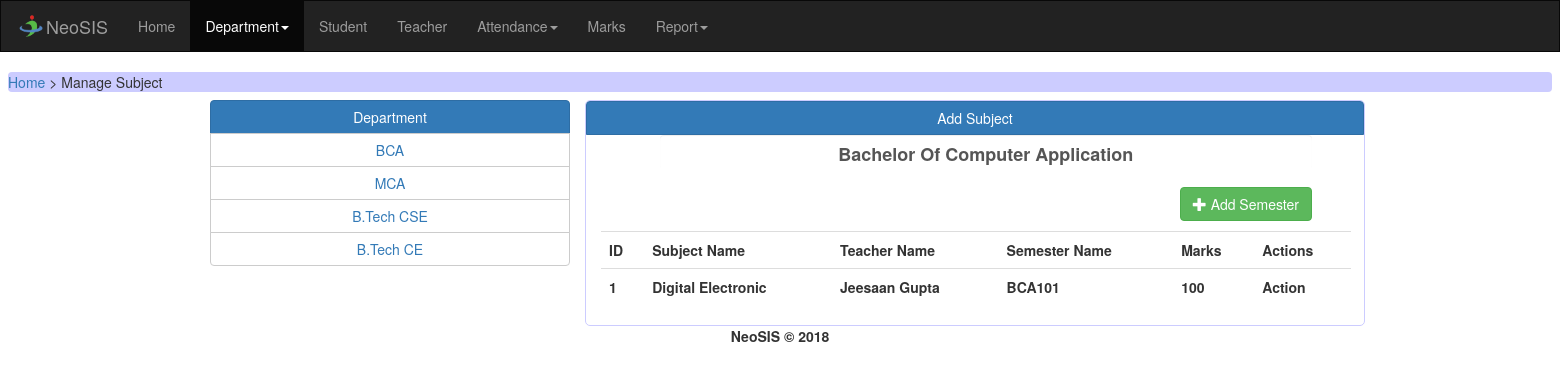
Screenshot of /mansub.php?page=Bachelor Of Computer Application1 with the database file from the repository.
### tables this page shows
CREATE TABLE `dept_info` (
  `ID_dept` int(10) NOT NULL,
  `dept_name` varchar(100) NOT NULL,
  `dept_abbri` varchar(15) NOT NULL
);

CREATE TABLE `subject_info` (
  `ID_sub` int(10) NOT NULL,
  `sub_name` varchar(100) NOT NULL,
  `marks` int(4) NOT NULL,
  `ID_teach` int(10) NOT NULL,
  `ID_sem` int(10) NOT NULL,
  `ID_dept` int(10) NOT NULL
);

CREATE TABLE `teacher_info` (
  `ID_teach` int(10) NOT NULL,
  `photo` longblob,
  `fst_name` text NOT NULL,
  `lst_name` text NOT NULL,
  `dob` text NOT NULL,
  `age` int(3) DEFAULT NULL,
  `mobile_no` int(10) NOT NULL,
  `email_id` varchar(100) DEFAULT NULL,
  `address` text NOT NULL,
  `city` text,
  `country` text,
  `reg_date` text,
  `ID_per_type` int(10) NOT NULL,
  `ID_dept` int(10) NOT NULL
);

CREATE TABLE `sem_info` (
  `ID_sem` int(11) NOT NULL,
  `sem_code` varchar(10) NOT NULL,
  `ID_dept` int(11) NOT NULL
);

### mansub.php (the view, shortened to what this page needs)
<!DOCTYPE html>
<html>
    <head>
        <link rel="stylesheet" href="https://maxcdn.bootstrapcdn.com/bootstrap/3.3.7/css/bootstrap.min.css">
        <link rel="stylesheet" href="https://cdnjs.cloudflare.com/ajax/libs/bootstrap-select/1.12.2/css/bootstrap-select.min.css">
    </head>
    <body>
        <nav class="navbar navbar-inverse" style="border-radius: 0px;">
            <div class="container-fluid">
                <div class="navbar-header">
                    <img src="resources/images/logo.png" alt="logo" width="30px" height="30px" style="margin-top: 10px;"/>
                </div>
                <div class="navbar-header">
                    <a class="navbar-brand" href="#">NeoSIS</a>
                </div>
                <ul class="nav navbar-nav">
                    <li><a href="home.php">Home</a></li>
                  <li class="dropdown active"><a class="dropdown-toggle" data-toggle="dropdown" href="#">Department<span class="caret"></span></a>
                  </li>
                  <li><a href="student.php">Student</a></li>
                  <li><a href="teacher.php">Teacher</a></li>
                  <li class="dropdown"><a class="dropdown-toggle" data-toggle="dropdown" href="#">Attendance<span class="caret"></span></a>
                  </li>
                  <li><a href="marks.php">Marks</a></li>
                  <li class="dropdown"><a class="dropdown-toggle" data-toggle="dropdown" href="#">Report<span class="caret"></span></a>
                  </li>
                </ul>
            </div>
        </nav>
        <div style="margin: 8px; border-radius: 4px; background-color: #ccccff;">
            <a href="home.php">Home</a> > Manage Subject
        </div>
        <div class="container">
            <div class="row">
                <div class="col-sm-4 btn-group-vertical">
                    <button type="button" class="btn btn-primary">Department</button>
                    <?php
                    include ("connection.php");
                    $sqlquery = $con->query("select * from dept_info;");
                    $row = mysqli_num_rows($sqlquery);
                    if($row>0){
                    while ($row = mysqli_fetch_array($sqlquery)) {
                    ?>
                    <button type="button" class="btn btn-default"><a href="mansub.php?page=<?php echo $row[1].$row['ID_dept']; ?>"><?php echo $row['dept_abbri']; ?></a></button>
                    <?php
                    }
                    }else{
                    ?>
                    <button type="button" class="btn btn-default">No Record Found...</button>
                    <?php
                    }
                    ?>
                </div>
                <div class="col-md-8 btn-group-vertical"  style="padding: 0px; border: 1px solid #ccccff ; border-radius: 5px;">
                    <button type="button" class="btn btn-primary">Add Subject</button>
                    <?php
                        if(isset($_GET['page']))
                        {
                    ?>
                    <div class="container">
                        <div class="row">
                            <div class="col-md-7" style="margin-left: 5%;" >
                                <p class="form-control" style="border: none; font-size: 18px; text-align: center;"><b><?php echo substr($_GET['page'], 0, strlen($_GET['page'])-1); ?></b></p>
                                <div class="col-md-3">
                                    <?php
                                        $page= substr($_GET['page'], strlen($_GET['page'])-1);
                                    ?>
                                </div>
                                <div class="col-md-9">
                                    <button class="navbar-right btn btn-success" data-toggle="modal" data-target="#myModal" style="margin-top: 8px;"><span class="glyphicon glyphicon-plus"></span> Add Semester</button>
                                </div>
                            </div>
                            <div class="col-sm-8" style="margin-top: 10px;">
                                <div class="table-responsive">
                                    <table class="table">
                                        <tr>
                                            <th>ID</th>
                                            <th>Subject Name</th>
                                            <th>Teacher Name</th>
                                            <th>Semester Name</th>
                                            <th>Marks</th>
                                            <th>Actions</th>
                                        </tr>
                                        <?php
                                            include ("connection.php");
                                            if(isset($_GET['page'])){
                                                $page= substr($_GET['page'], strlen($_GET['page'])-1);
                                            }else {
                                                $page= 1;
                                            }
                                            $sqlquery = $con->query("select * from subject_info where ID_dept = $page;");
                                            while($row = mysqli_fetch_array($sqlquery)){
                                                $teacher=$row['ID_teach'];
                                                $sem = $row['ID_sem'];
                                                $sqlquery6=$con->query("select * from sem_info where ID_sem = '$sem'");
                                                $sqlquery5= $con->query("select * from teacher_info where ID_teach = '$teacher'");
                                            $row6= mysqli_fetch_array($sqlquery6);
                                            $row5= mysqli_fetch_array($sqlquery5);
                                        ?>
                                        <tr>
                                            <th><?php echo $row['ID_sub'];?></th>
                                            <th><?php echo $row['sub_name'];?></th>
                                            <th><?php echo $row5['fst_name']." ".$row5['lst_name'];?></th>
                                            <th><?php echo $row6['sem_code'];?></th>
                                            <th><?php echo $row['marks'];?></th>
                                            <th>Action</th>
                                        </tr>
                                        <?php
                                            }
                                        ?>
                                    </table>
                                </div>
                            </div>
                        </div>
                    </div>
                    <?php
                        }
                        else {
                    ?>
                    <p class="form-control" style="border: none; text-align: center;padding-top: 12px;">Select Department...</p>
                    <?php
                        }
                    ?>
                </div>
            </div>
        </div>
        <div class="footer-text" align='center'><b>NeoSIS &copy; <?php echo date('Y'); ?></b></div>
    </body>
</html>

### rows the page displays
dept_info: dept_abbri "BCA"
dept_info: dept_abbri "MCA"
dept_info: dept_abbri "B.Tech CSE"
dept_info: dept_abbri "B.Tech CE"
subject_info: ID_sub "1", sub_name "Digital Electronic", ID_teach.fst_name "Jeesaan", ID_teach.lst_name "Gupta", ID_sem.sem_code "BCA101", marks "100"

### other values shown
substr($_GET['page'], 0, strlen($_GET['page'])-1) "Bachelor Of Computer Application"
